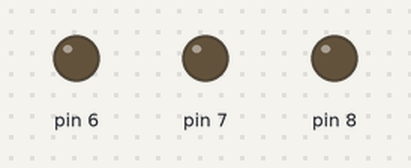
Bench run of a sketch on a simulated Arduino Uno, built with avr-gcc and run on an emulated ATmega328P. Parts: output pins drawn as LEDs (lit = HIGH).

Above: at 0.2 s.
At 1.7 s:
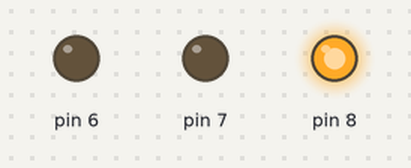
At 3.2 s:
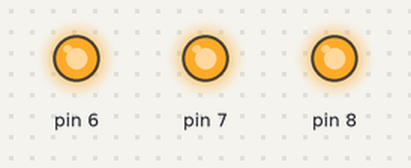
At 5.7 s:
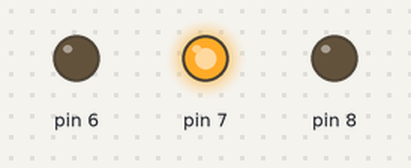
At 7.7 s:
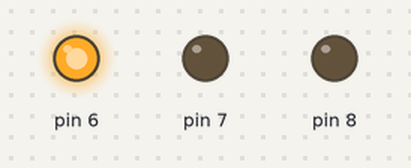
Timing chart, 0 to 8.1 s (numbered marks = the images above):
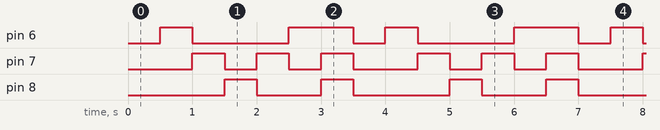

Measured:
- by itself, pin 6: repeats every 3.5 s: LOW 1.5 s, HIGH 1.0 s, LOW 0.50 s, HIGH 0.50 s
- by itself, pin 7: repeats every 3.5 s: 2 × (LOW 0.50 s, HIGH 0.50 s), LOW 1.0 s, HIGH 0.50 s
- by itself, pin 8: repeats every 3.5 s: LOW 1.0 s, HIGH 0.50 s, LOW 1.5 s, HIGH 0.50 s

The sketch:

sketch_may27e.ino
```cpp
// C++ code
//
void setup()
{
  pinMode(6, OUTPUT);
  pinMode(7, OUTPUT);
  pinMode(8, OUTPUT);
}

void loop()
{
  digitalWrite(6, LOW);
  digitalWrite(7, LOW);
  digitalWrite(8, LOW);
  delay(500); // Wait for 1000 millisecond(s)

  digitalWrite(6, HIGH);
  digitalWrite(7, LOW);
  digitalWrite(8, LOW);
  delay(500); // Wait for 1000 millisecond(s)

  digitalWrite(6, LOW);
  digitalWrite(7, HIGH);
  digitalWrite(8, LOW);
  delay(500); // Wait for 1000 millisecond(s)

  digitalWrite(6, LOW);
  digitalWrite(7, LOW);
  digitalWrite(8, HIGH);
  delay(500); // Wait for 1000 millisecond(s)

  digitalWrite(6, LOW);
  digitalWrite(7, HIGH);
  digitalWrite(8, LOW);
  delay(500); // Wait for 1000 millisecond(s)

  digitalWrite(6, HIGH);
  digitalWrite(7, LOW);
  digitalWrite(8, LOW);
  delay(500); // Wait for 1000 millisecond(s)

  digitalWrite(6, HIGH);
  digitalWrite(7, HIGH);
  digitalWrite(8, HIGH);
  delay(500); // Wait for 1000 millisecond(s)
}
```
